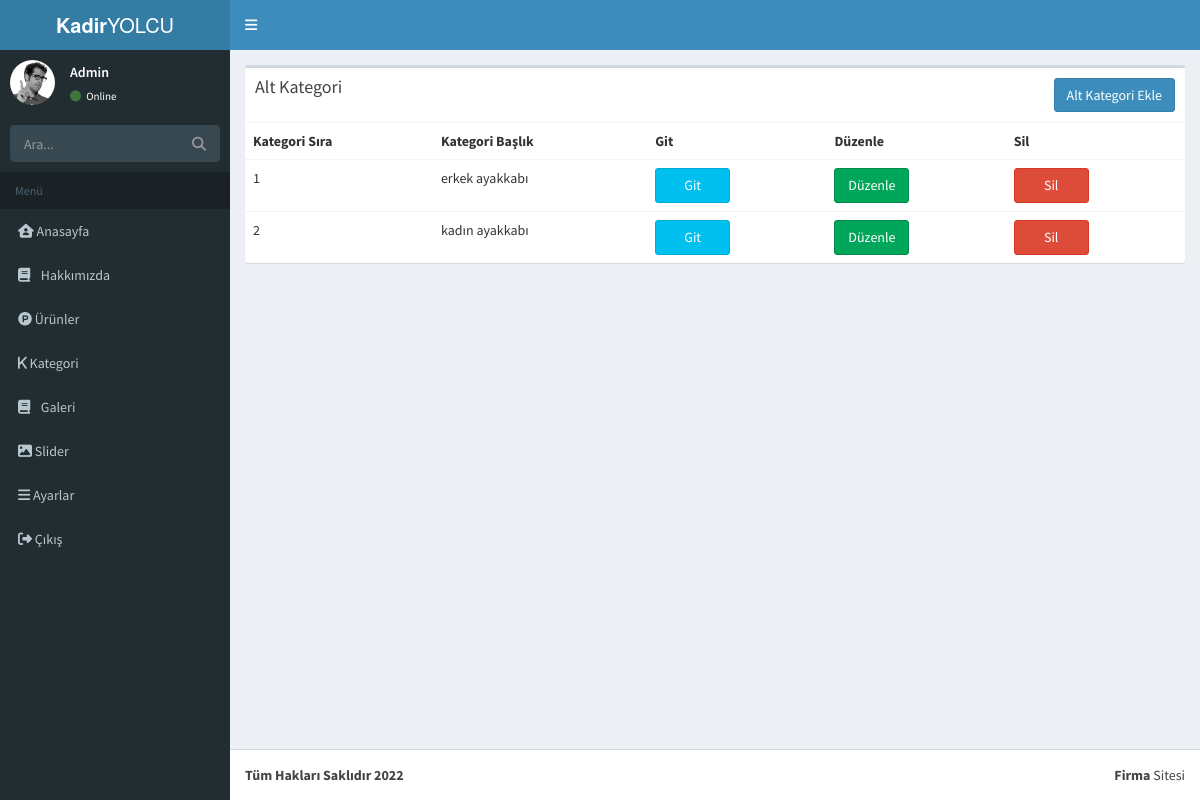
The page /Admin/altkategori.php?id=6 (signed in) on the database its author committed.
### tables this page shows
CREATE TABLE `altkategori` (
  `id` int(11) NOT NULL,
  `baslik` varchar(250) NOT NULL,
  `sira` int(11) NOT NULL,
  `kategori_id` int(11) NOT NULL
);

### Admin/altkategori.php (the view, shortened to what this page needs)
<?php
  require_once 'header.php';
  require_once 'sidebar.php';
 ?>
  <div class="content-wrapper">
    <section class="content">
      <div class="row">
        <section class="col-lg-12 connectedSortable">
          <div class="row">
            <div class="col-xs-12">
              <div class="box">
                <div class="box-header">
                  <h3 class="box-title">Alt Kategori</h3>
              <a href="altkategoriekle.php?id=<?php echo $_GET['id'] ?>">
                <button type="button" class="btn btn-primary" style="float:right" >Alt Kategori Ekle</button>
              </a>
                </div>
                <div class="box-body table-responsive no-padding">
                  <table class="table table-hover">
                    <tr>
                      <th>Kategori Sıra</th>
                      <th>Kategori Başlık</th>
                      <th>Git</th>
                      <th>Düzenle</th>
                      <th>Sil</th>
                    </tr>
                 <?php $altkategori=$db->prepare("SELECT * FROM altkategori where kategori_id=?");
                 $altkategori->execute(array(
                   @$_GET['id']
                 ));
                 while ($altkategoricek=$altkategori->fetch(PDO::FETCH_ASSOC)) { ?>
                    <tr style=" height:50px !important">
                      <td><?php echo $altkategoricek['sira']; ?></td>
                      <td><?php echo $altkategoricek['baslik'];?></td>
                      <td ><a href="urunler.php?altid=<?php echo $altkategoricek['id'] ?>">   <span style="width:75px !important; height:35px" class="btn btn-info">Git</span></a></td>
                      <td ><a href="altkategoriduzenle.php?id=<?php echo $altkategoricek['id'] ?>"><span style="width:75px !important; height:35px" class="btn btn-success">Düzenle</span>
                      </a>
                      </td>
                      <td><a href="model.php?altkategorisil&id=<?php echo $altkategoricek['id'] ?>&id=<?php echo $_GET['id'] ?>">
                        <span style="width:75px !important; height:35px" class="btn btn-danger">Sil</span>
                      </a>
                      </td>
                    </tr>
                  <?php } ?>
                  </table>
                </div>
              </div>
            </div>
          </div>
        </section>
      </div>
    </section>
  </div>
<?php require_once 'footer.php'; ?>

### rows shown on the page
altkategori: sira "1", baslik "erkek ayakkabı"
altkategori: sira "2", baslik "kadın ayakkabı"
